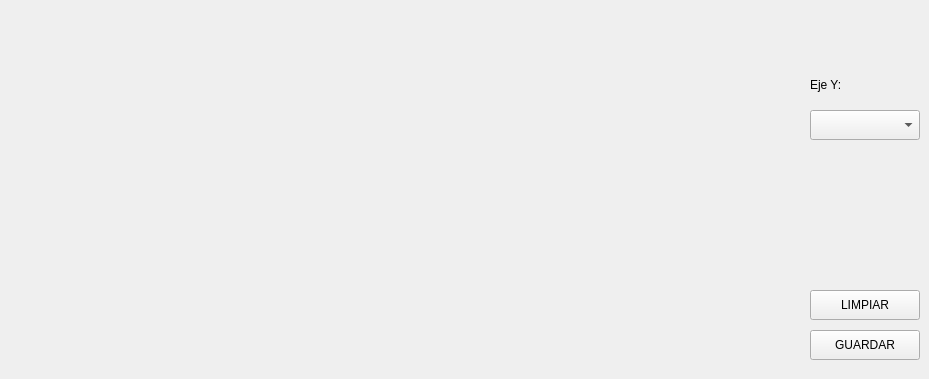
    <widget class="QWidget" name="tab_xyplot">
     <attribute name="title">
      <string>Gráfica</string>
     </attribute>
     <widget class="PlotWidget" name="graphwidget" native="true">
      <property name="geometry">
       <rect>
        <x>1</x>
        <y>10</y>
        <width>800</width>
        <height>360</height>
       </rect>
      </property>
      <property name="font">
       <font>
        <pointsize>10</pointsize>
       </font>
      </property>
     </widget>
     <widget class="QPushButton" name="save_plot_btn">
      <property name="geometry">
       <rect>
        <x>810</x>
        <y>330</y>
        <width>110</width>
        <height>30</height>
       </rect>
      </property>
      <property name="text">
       <string>GUARDAR</string>
      </property>
      <property name="icon">
       <iconset theme="document-save-as">
        <normaloff>../../../../.designer/backup</normaloff>../../../../.designer/backup</iconset>
      </property>
     </widget>
     <widget class="QPushButton" name="clear_plot_btn">
      <property name="geometry">
       <rect>
        <x>810</x>
        <y>290</y>
        <width>110</width>
        <height>30</height>
       </rect>
      </property>
      <property name="text">
       <string>LIMPIAR</string>
      </property>
      <property name="icon">
       <iconset theme="edit-delete">
        <normaloff>../../../../.designer/backup</normaloff>../../../../.designer/backup</iconset>
      </property>
     </widget>
     <widget class="QComboBox" name="Yaxis_plot">
      <property name="geometry">
       <rect>
        <x>810</x>
        <y>110</y>
        <width>110</width>
        <height>30</height>
       </rect>
      </property>
     </widget>
     <widget class="QLabel" name="label">
      <property name="enabled">
       <bool>true</bool>
      </property>
      <property name="geometry">
       <rect>
        <x>810</x>
        <y>70</y>
        <width>49</width>
        <height>30</height>
       </rect>
      </property>
      <property name="text">
       <string>Eje Y:</string>
      </property>
     </widget>
    </widget>
